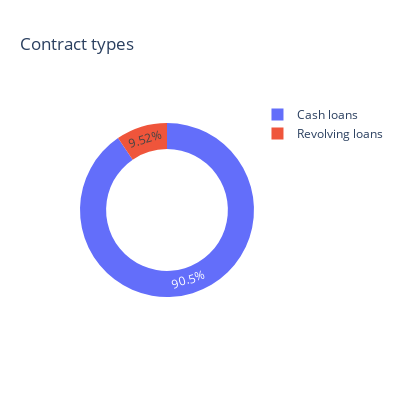

Notebook cell for this chart:
### Markdown cell above
### contract types percentage

### Code cell
px.pie(title='Contract types',
       names=application_train.NAME_CONTRACT_TYPE.value_counts().index,
       values=application_train.NAME_CONTRACT_TYPE.value_counts().values,
       hole=0.7,
       width=400,
       height=400)

### Figure 1 — Plotly figure (JSON) as saved in the notebook; plotly's stock layout.template omitted (floating-point values rounded to 4 significant figures)
{"data": [{"domain": {"x": [0, 1], "y": [0, 1]}, "hole": 0.7, "hovertemplate": "label=%{label}<br>value=%{value}<extra></extra>", "labels": ["Cash loans", "Revolving loans"], "legendgroup": "", "name": "", "showlegend": true, "type": "pie", "values": [278232, 29279]}], "layout": {"height": 400, "legend": {"tracegroupgap": 0}, "title": {"text": "Contract types"}, "width": 400}}
